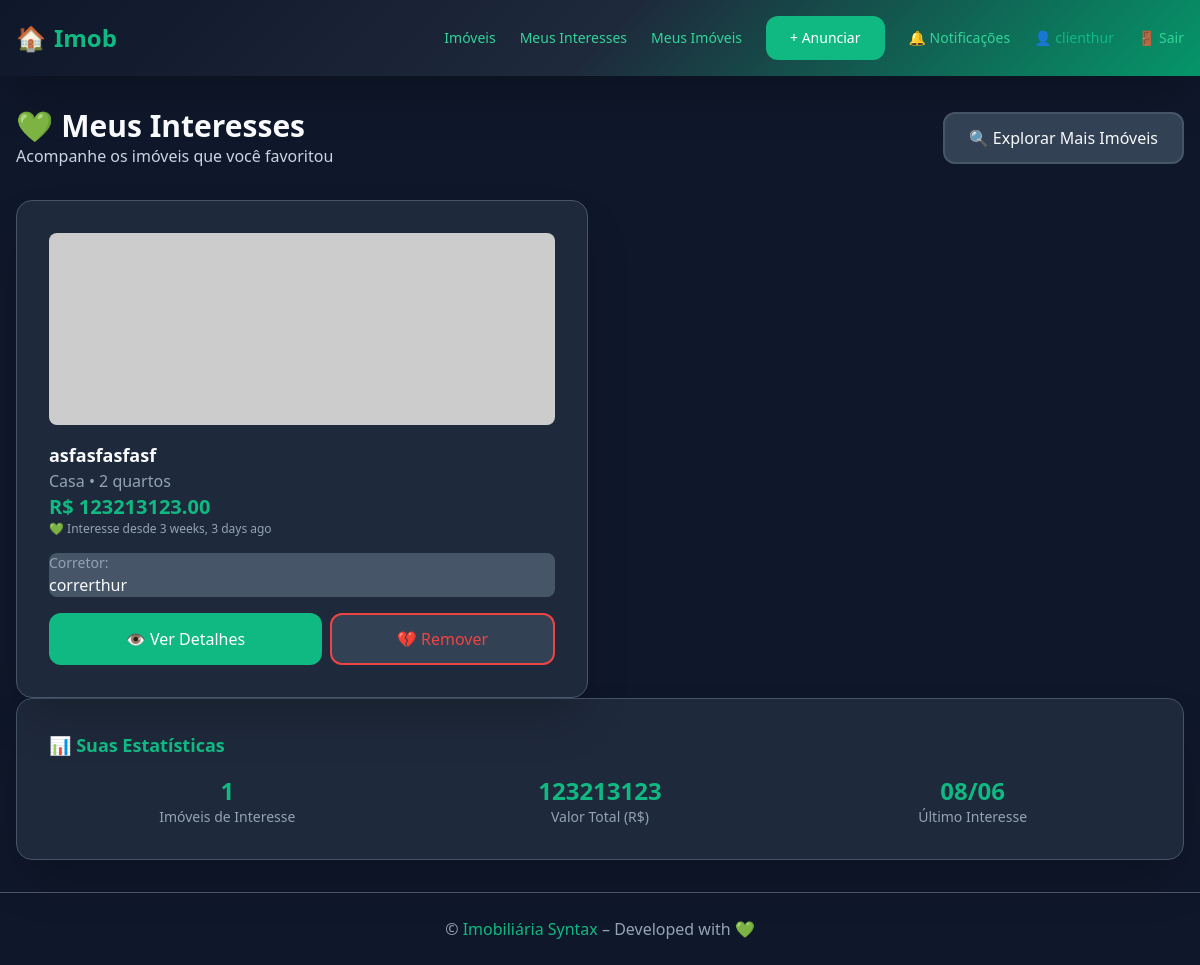
The app's page /imoveis/meus-interesses/ (signed in), older data.
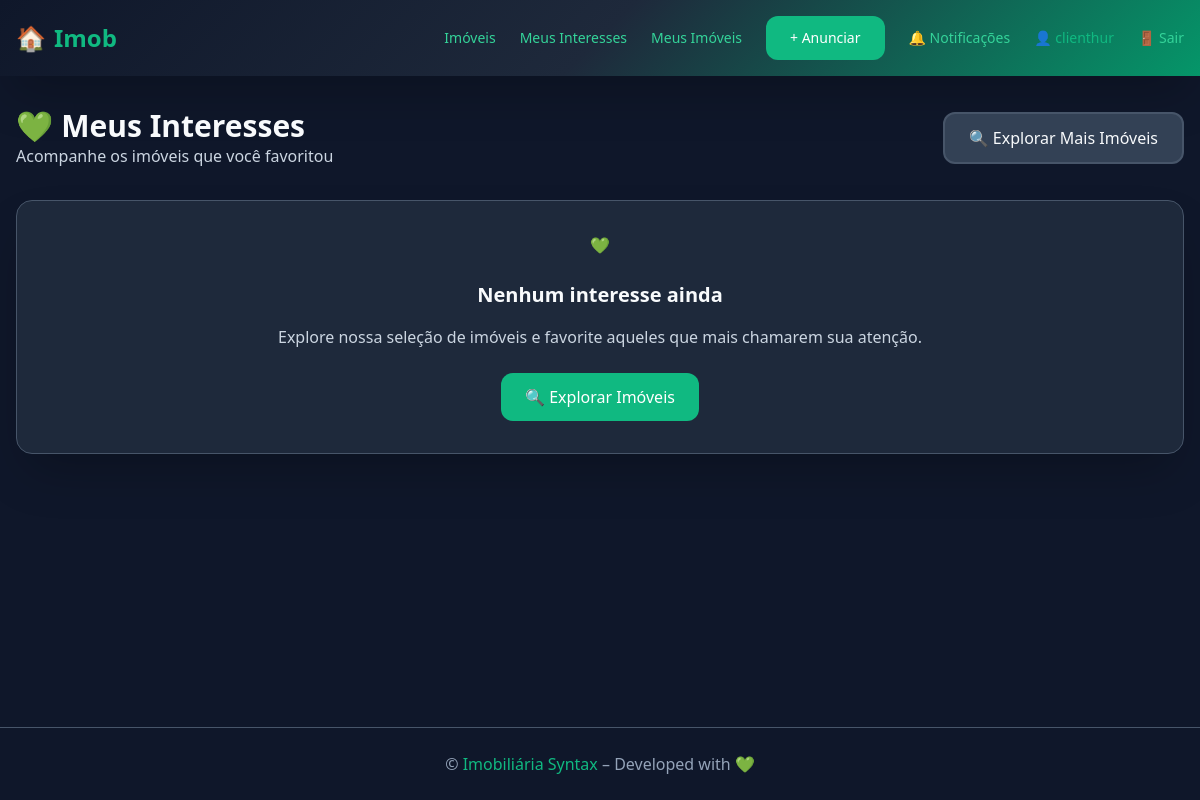
The same page, newer data.
### properties/models.py (models this page shows, shortened)
class Interesse(models.Model):
    cliente = models.ForeignKey('users.User', on_delete=models.CASCADE,
                               related_name='interesses')
    imovel = models.ForeignKey(Imovel, on_delete=models.CASCADE,
                              related_name='interessados')
    data_interesse = models.DateTimeField(auto_now_add=True)
    class Meta:
        unique_together = ('cliente', 'imovel')
        verbose_name = "Interesse"
        verbose_name_plural = "Interesses"

class Imovel(models.Model):
    TIPO_CHOICES = [('AP', 'Apartamento'), ('CA', 'Casa')]
    STATUS_CHOICES = [('PR', 'Pronto'), ('EO', 'Em Obra')]
    titulo   = models.CharField(max_length=120)
    endereco = models.CharField(max_length=255)
    preco    = models.DecimalField(max_digits=12, decimal_places=2)
    tipo     = models.CharField(max_length=2, choices=TIPO_CHOICES)
    status   = models.CharField(max_length=2, choices=STATUS_CHOICES, default='PR')
    quartos  = models.PositiveSmallIntegerField()
    descricao= models.TextField()
    capa_url = models.URLField(
        verbose_name="URL da Imagem",
        help_text="Cole aqui a URL da imagem do imóvel (ex: https://exemplo.com/foto.jpg)",
        default="https://via.placeholder.com/800x600/4f46e5/ffffff?text=Imóvel"
    )
    data_pub = models.DateTimeField(auto_now_add=True)
    owner    = models.ForeignKey('users.User', on_delete=models.CASCADE,
                                 related_name='imoveis')
    class Meta:
        permissions = [("pode_publicar", "Pode publicar imóvel")]

### users/models.py (models this page shows, shortened)
class User(AbstractUser):
    CLIENTE = 'CL'
    CORRETOR = 'CO'
    PERFIL_CHOICES = [(CLIENTE, 'Cliente'), (CORRETOR, 'Corretor')]
    perfil = models.CharField(max_length=2, choices=PERFIL_CHOICES)
    telefone = models.CharField(max_length=20, blank=True)
    avatar   = models.ImageField(upload_to='avatars/', blank=True)

### properties/views.py (the view)
# urls.py: path("meus-interesses/", meus_interesses, name="meus_interesses"),
@login_required
def meus_interesses(request):
    interesses = Interesse.objects.filter(
        cliente=request.user
    ).select_related('imovel').order_by('-data_interesse')
    return render(request, 'properties/meus_interesses.html', {
        'interesses': interesses
    })

### core/context_processors.py (called while the page is built)
def badge_notifs(request):
    if request.user.is_authenticated:
        qtd = Notificacao.objects.filter(user=request.user, lida=False).count()
        return {"notif_novas": qtd}
    return {}

### templates/properties/meus_interesses.html (shortened to what this page needs)
{% extends "base.html" %}
{% load humanize %}
{% block content %}
<div class="animate-fade-in">
  <div class="flex justify-between items-center mb-8">
    <div>
      <h1 class="text-3xl font-bold text-primary">💚 Meus Interesses</h1>
      <p class="text-secondary">Acompanhe os imóveis que você favoritou</p>
    </div>
    <a href="{% url 'imoveis' %}" class="btn-secondary">
      🔍 Explorar Mais Imóveis
    </a>
  </div>
  {% if interesses %}
    <div class="grid gap-6 grid-cols-1 md:grid-cols-2">
      {% for interesse in interesses %}
        <div class="card">
          <img src="{{ interesse.imovel.capa_url }}"
               alt="{{ interesse.imovel.titulo }}"
               class="w-full h-48 object-cover rounded-lg mb-4">
          <div class="space-y-4">
            <div>
              <h3 class="text-lg font-semibold text-primary">{{ interesse.imovel.titulo }}</h3>
              <p class="text-muted">{{ interesse.imovel.get_tipo_display }} • {{ interesse.imovel.quartos }} quartos</p>
              <p class="text-accent text-xl font-bold">R$ {{ interesse.imovel.preco|floatformat:2 }}</p>
              <p class="text-muted text-xs">
                💚 Interesse desde {{ interesse.data_interesse|naturaltime }}
              </p>
            </div>
            <div class="p-3 rounded-lg" style="background-color: var(--bg-input);">
              <p class="text-sm text-muted">Corretor:</p>
              <p class="text-primary font-medium">
                {{ interesse.imovel.owner.get_full_name|default:interesse.imovel.owner.username }}
              </p>
            </div>
            <div class="flex gap-2">
              <a href="{% url 'imovel' interesse.imovel.pk %}"
                 class="btn-primary flex-1 text-center">
                👁️ Ver Detalhes
              </a>
              <form method="post" action="{% url 'toggle_interesse' interesse.imovel.pk %}" class="flex-1">
                <button type="submit"
                        class="btn-secondary w-full"
                        style="border-color: var(--danger); color: var(--danger);"
                        onmouseover="this.style.backgroundColor='var(--danger)'; this.style.color='white'"
                        onmouseout="this.style.backgroundColor='var(--bg-card)'; this.style.color='var(--danger)'">
                  💔 Remover
                </button>
              </form>
            </div>
          </div>
        </div>
      {% endfor %}
    </div>
    <div class="card mt-8">
      <h3 class="text-lg font-semibold text-accent mb-4">📊 Suas Estatísticas</h3>
      <div class="grid gap-4 grid-cols-1 md:grid-cols-3">
        <div class="text-center">
          <div class="text-2xl font-bold text-accent">{{ interesses|length }}</div>
          <div class="text-sm text-muted">Imóveis de Interesse</div>
        </div>
        <div class="text-center">
          <div class="text-2xl font-bold text-accent">
            {% for interesse in interesses %}{{ interesse.imovel.preco|floatformat:0|add:0 }}{% empty %}0{% endfor %}
          </div>
          <div class="text-sm text-muted">Valor Total (R$)</div>
        </div>
        <div class="text-center">
          <div class="text-2xl font-bold text-accent">
            {{ interesses.0.data_interesse|date:"d/m" }}
          </div>
          <div class="text-sm text-muted">Último Interesse</div>
        </div>
      </div>
    </div>
  {% else %}
    <div class="card text-center py-12">
      <div class="text-6xl mb-6">💚</div>
      <h3 class="text-xl font-semibold text-primary mb-4">Nenhum interesse ainda</h3>
      <p class="text-secondary mb-6">
        Explore nossa seleção de imóveis e favorite aqueles que mais chamarem sua atenção.
      </p>
      <a href="{% url 'imoveis' %}" class="btn-primary">
        🔍 Explorar Imóveis
      </a>
    </div>
  {% endif %}
</div>
{% endblock %}

Row changes from the older to the newer data that the page shows:
removed Interesse: imovel.titulo "asfasfasfasf", imovel.tipo "Casa", imovel.quartos "2", imovel.preco "123213123.00", data_interesse "3 weeks, 3 days ago", imovel.owner.get_full_name "correrthur", imovel.preco|add "123213123", data_interesse "08/06"
Text that changed along with them:
{{ interesses|length }}: "1" → (not shown)
text no longer shown: "📊 Suas Estatísticas Imóveis de Interesse Valor Total (R$) Último Interesse"
text now shown: "💚 Nenhum interesse ainda Explore nossa seleção de imóveis e favorite aqueles que mais chamarem sua atenção. 🔍 Explorar Imóveis"
